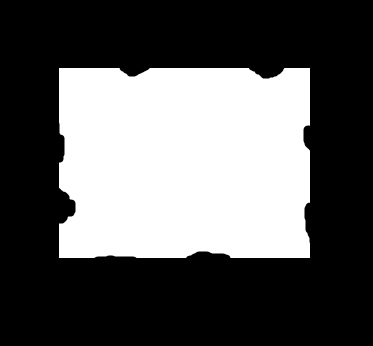
#> input picture Computer Vision/Images/incomplete_rect.jpg, 373 x 346 px, found by its file name
$ python 'Contour Approximation.py'
#> lines starting #> are read from the running program, lines starting #| are printed output that depends on the picture; after the words box and inside, x2 and y2 are one past the last pixel; in counts of white or black regions, pixels touching at a corner belong together
import cv2
import numpy as np

#Reading image from the Images folder
img = cv2.imread('./Images/incomplete_rect.jpg')
#> img is the input picture: shape (346, 373, 3); min 0, max 255, mean 91.2

#Converting image into grayscale
img = cv2.cvtColor(img, cv2.COLOR_BGR2GRAY)
#> img: shape (346, 373)

#Computing contour for the provided image
cnts, _ = cv2.findContours(img, cv2.RETR_TREE, cv2.CHAIN_APPROX_SIMPLE)
#> cnts = 149 contours, 146 with area under 20; largest, box (x1, y1, x2, y2) and area: (56, 64, 312, 264) 46882, (62, 258, 89, 261) 50, (260, 73, 272, 79) 30

#Computing the maximum possible distance from the actual contour
epsilon = 0.1 * cv2.arcLength(cnts[0], True)
#> epsilon = 0

#Applying Douglas-Pecker algorithm with the help of maximum possible distance
approx = cv2.approxPolyDP(cnts[0], epsilon, closed=True)
#> approx = [[113, 263]]

#Creating image to display contour and its approximated version on
white = np.ones((512,512,3), np.uint8) * 255
white2 = white.copy()

for c in cnts:
    cv2.drawContours(white, [c], -1, (0,255,0), -1)
    epsilon = 0.03 * cv2.arcLength(c, True)
    approx = cv2.approxPolyDP(c, epsilon, False)
    cv2.drawContours(white2, [approx], -1, (0,255,0), -1)
#> this loop made 149 passes
#> (epsilon, approx) on passes 1, 2, 3, 4, 7, 8, 10, 11, 12, 14, 15, 16: (0, [[113, 263]]), (0.06, [[107, 263], [108, 263]]), (0.06, [[89, 263], [90, 263]]), (0.0849, [[138, 262], [139, 263]]), (0, [[191, 260]]), (0, [[189, 260]]), (0, [[189, 258]]), (0.06, [[101, 258], [102, 258]]), (0, [[191, 257]]), (0, [[311, 234]]), (0, [[308, 230]]), (0.06, [[310, 229], [310, 230]])
#> epsilon on passes 5, 6, 9, 13, 18, 30: 0.205, 0.672, 0.35, 0.435, 0.23, 0.29
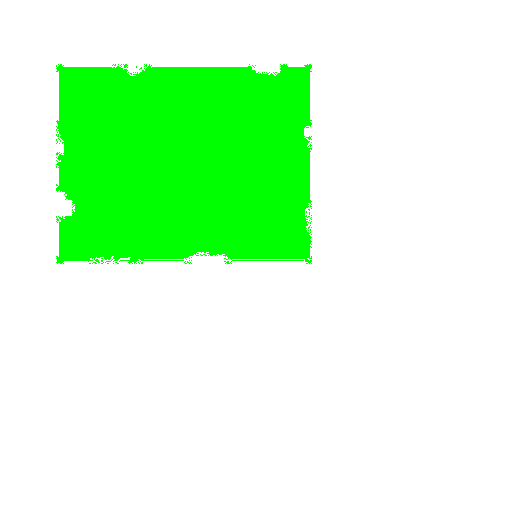
#> white: shape (512, 512, 3); mean of channels 0, 1, 2 208.5, 255, 208.5; drawn as B, G, R

#Displaying images
cv2.imshow('Original Image', img)
cv2.imshow('Normal Contour Image', white)
cv2.imshow('Approximated Contour Image', white2)

cv2.waitKey(0)
cv2.destroyAllWindows()

$ run again, with Computer Vision/Images/A.jpg copied over Computer Vision/Images/incomplete_rect.jpg
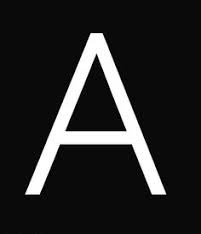
#> input picture Computer Vision/Images/A.jpg, 201 x 234 px, found by its file name
#> img is the input picture: shape (234, 201, 3); min 0, max 255, mean 37.7
#> img: shape (234, 201)
#> cnts = 256 contours, 254 with area under 20; largest, box (x1, y1, x2, y2) and area: (0, 0, 201, 234) 46600, (63, 144, 129, 147) 128
#> `epsilon = 0.1 * cv2.arcLength(cnts[0], True)`: epsilon = 86.6
#> `approx = cv2.approxPolyDP(cnts[0], epsilon, closed=True)`: approx = [[0, 0], [0, 233], [200, 233], [200, 0]]
#> the loop `for c in cnts:` made 256 passes
#> (epsilon, approx) on passes 1 to 3: (25.98, [[0, 0], [0, 233], [200, 233], [200, 0]]), (0.17, [[166, 197], [167, 196], [168, 197], [167, 198]]), (0.17, [[159, 197], [160, 196], [161, 197], [160, 198]])
#> after the loop `for c in cnts:`:
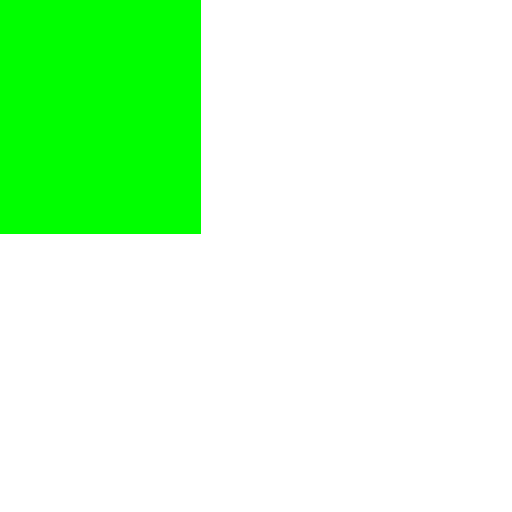
#> white: shape (512, 512, 3); mean of channels 0, 1, 2 209.2, 255, 209.2; drawn as B, G, R

$ run again, with Computer Vision/Images/dotted_A.jpg copied over Computer Vision/Images/incomplete_rect.jpg
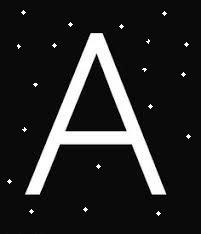
#> input picture Computer Vision/Images/dotted_A.jpg, 201 x 234 px, found by its file name
#> img is the input picture: shape (234, 201, 3); min 0, max 255, mean 38.9
#> img: shape (234, 201)
#> cnts = 251 contours, 249 with area under 20; largest, box (x1, y1, x2, y2) and area: (0, 0, 201, 234) 46600, (63, 144, 129, 147) 128
#> `epsilon = 0.1 * cv2.arcLength(cnts[0], True)`: epsilon = 86.6
#> `approx = cv2.approxPolyDP(cnts[0], epsilon, closed=True)`: approx = [[0, 0], [0, 233], [200, 233], [200, 0]]
#> the loop `for c in cnts:` made 251 passes
#> (epsilon, approx) on passes 1 to 3: (25.98, [[0, 0], [0, 233], [200, 233], [200, 0]]), (0.17, [[166, 197], [167, 196], [168, 197], [167, 198]]), (0.17, [[159, 197], [160, 196], [161, 197], [160, 198]])
#> after the loop `for c in cnts:`:
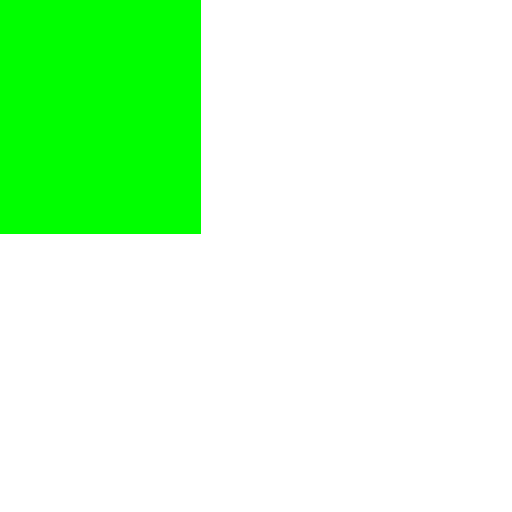
#> white: shape (512, 512, 3); mean of channels 0, 1, 2 209.2, 255, 209.2; drawn as B, G, R
